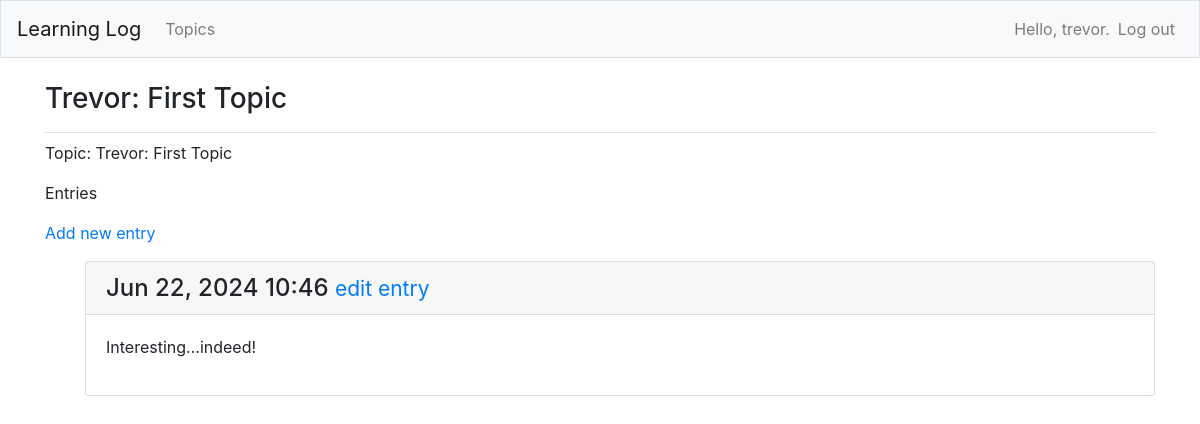
/topics/7/ (signed in), run on an earlier commit of the app's database.
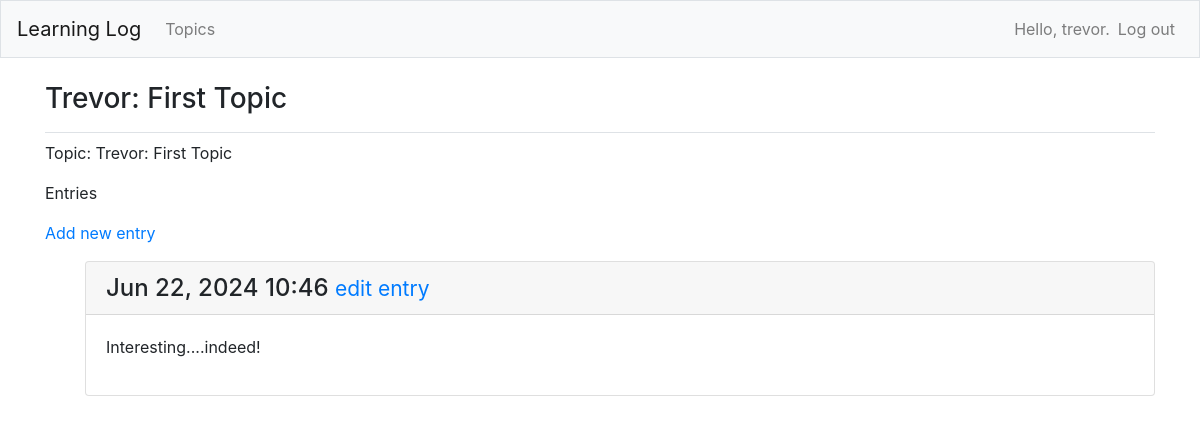
And on a later commit of the database.
### log/models.py (models this page shows, shortened)
class Topic(models.Model):
    text = models.CharField(max_length=250)
    date_added = models.DateTimeField(auto_now_add=True)
    owner = models.ForeignKey(User, on_delete=models.CASCADE)
    def __str__(self):
        return self.text

class Entry(models.Model):
    topic = models.ForeignKey(Topic, on_delete=models.CASCADE)
    text = models.TextField()
    date_added = models.DateTimeField(auto_now_add=True)
    class Meta:
        verbose_name_plural = "entries"

### log/views.py (the view)
# urls.py: path('topics/<int:topic_id>/', views.topic, name='topic'),
@login_required
def topic(request, topic_id):
    topic = Topic.objects.get(id=topic_id)
    if topic.owner != request.user:
        raise Http404
    entries = topic.entry_set.order_by('-date_added')
    context = {'topic': topic, 'entries': entries}
    return render(request, 'log/topic.html', context)

### log/templates/log/topic.html
{% extends 'log/base.html' %}
{% block page_header %}
  <h3>{{ topic }}</h3>
{% endblock page_header %}
{% block page_content %}
  <p>Topic: {{ topic }}</p>
  <p>Entries</p>
  <p>
    <a href="{% url 'log:new_entry' topic.id %}">Add new entry</a>
  </p>
  <ul>
    {% for entry in entries %}
    <div class="card mb-3">
      <h4 class="card-header">
       {{ entry.date_added|date:'M d, Y H:i' }}
       <small><a href="{% url 'log:edit_entry' entry.id %}">
        edit entry</a></small>
       </h4>
       <div class="card-body">
       {{ entry.text|linebreaks }}
       </div>
      </div>
    {% empty %}
        <li>No entries yet</li>
    {% endfor %}
  </ul>
{% endblock page_content %}

### log/templates/log/base.html (shortened to what this page needs)
{% load bootstrap4 %}
<!DOCTYPE html>
<html lang=en>
    <head>
        {% bootstrap_css %}
    </head>
    <body>
        <nav class="navbar navbar-expand-md navbar-light bg-light mb-4 border">
            <a class="navbar-brand" href="{% url 'log:index'%}">
            Learning Log</a>
            <div class="collapse navbar-collapse" id="navbarCollapse">
                <ul class="navbar-nav mr-auto">
                    <li class="nav-item">
                        <a class="nav-link" href="{% url 'log:topics'%}">
                            Topics
                        </a>
                    </li>
                </ul>
                <ul class="navbar-nav ml-auto">
                    {% if user.is_authenticated %}
                    <li class="nav-item">
                        <span class="navbar-text">Hello, {{ user.username }}.</span>
                    </li>
                    <li class="nav-item">
                        <a class="nav-link" href="{% url 'users:logout' %}">Log out</a>
                    </li>
                    {% endif %}
                </ul>
            </div>
        </nav>
        <main role="main" class="container">
            <div class="pb-2 mb-2 border-bottom">
                {% block page_header %}{% endblock page_header %}
            </div>
            <div>
                {% block page_content %}{% endblock page_content %}
            </div>
        </main>
    </body>
</html>

What changed in the data, as far as the page shows it:
changed Entry: text "Interesting...indeed!" → "Interesting....indeed!"
